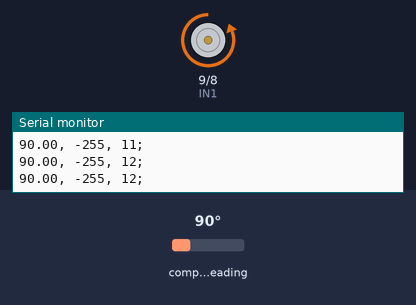
A sketch run on a simulated Arduino Uno, built with avr-gcc and run on an emulated ATmega328P. Shown: motor-driver pin pairs drawn as motors (green arrow = first pin HIGH = forward, orange = second pin HIGH = backward, longer = more drive, scaled by the enable pin), the last lines printed to the serial monitor. Wiring (inferred from the names in the program): AS5600 angle sensor at I2C address 0x36. Inputs (shaded band) come from the test bench; at power-on: compass heading 90°.

Above: at 1.0 s.
1.3 s: compass heading set to 180°
At 2.52 s:
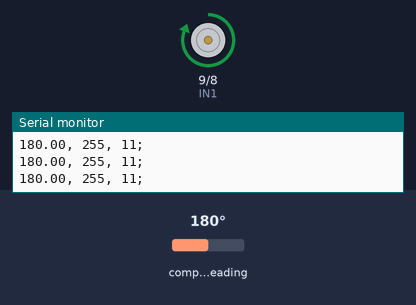
Timing chart, 0 to 10.3 s (numbered marks = the images above; inputs shaded):
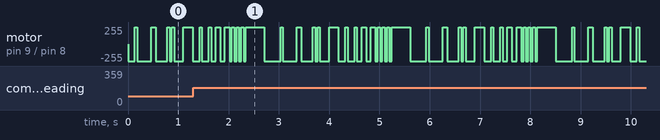

The sketch:

codigoDC.ino
```cpp
#include <Wire.h>

// Definición de pines para el puente H
#define IN1 9  // Pin para controlar la dirección 1
#define IN2 8  // Pin para controlar la dirección 2
#define ENA 10  // Pin para el control de velocidad (PWM)

// Dirección I2C del sensor AS5600
#define AS5600_ADDRESS 0x36

// Variables para la medición de ángulos y vueltas
uint16_t anguloAnterior = 0;
int vueltas = 0;

// Variables para la generación de valores aleatorios y tiempo
unsigned long seed = 0xFFFF;  // Semilla para el generador de números pseudoaleatorios
unsigned long tiempoAnterior = 0;
unsigned long tiempoActual = 0;

void setup() {
  Serial.begin(115200);  // Inicia la comunicación serial
  Wire.begin();  // Inicia la comunicación I2C

  // Configura los pines del puente H como salida
  pinMode(IN1, OUTPUT);
  pinMode(IN2, OUTPUT);
  pinMode(ENA, OUTPUT);
}

void loop() {
  // Lee el ángulo actual del sensor y calcula el ángulo total considerando las vueltas completas
  uint16_t anguloActual = leerAngulo();  // Lee el ángulo actual del sensor AS5600
  detectarVueltas(anguloActual);  // Detecta y cuenta las vueltas completas
  float anguloAct = map(anguloActual, 0, 4077, 0, 360.0);  // Convierte el valor a grados
  float anguloTotal = (vueltas * 360) + anguloAct;  // Ángulo total en grados

  // Generación de un número pseudoaleatorio basado en la semilla
  unsigned long xo = seed ^ (seed >> 3) >> 1;
  unsigned long vel = (xo & 0x0001);  // Determina la velocidad aleatoria (0 o 1)
  seed = (seed >> 1);
  seed = (seed + (vel << 31));  // Actualiza la semilla

  // Controla el motor DC según el valor aleatorio de velocidad
  if (vel == 1) {
    moverMotor(255);  // Velocidad máxima en una dirección
  } else {
    moverMotor(-255);  // Velocidad máxima en la dirección opuesta
  }

  // Envía los datos por el puerto serial
  Serial.print(anguloTotal);  // Imprime el ángulo total
  Serial.print(", ");
  Serial.print(vel == 1 ? 255 : -255);  // Imprime la velocidad (positiva o negativa)
  Serial.print(", ");

  // Calcula el tiempo transcurrido entre iteraciones y lo imprime
  tiempoAnterior = tiempoActual;
  tiempoActual = millis();
  int dt = tiempoActual - tiempoAnterior;
  Serial.print(dt);  // Imprime el tiempo transcurrido
  Serial.println(";");

  // Actualiza el ángulo anterior para la próxima iteración
  anguloAnterior = anguloActual;

  // Pequeña pausa antes de la siguiente lectura
  delay(10);  // Espera 10 ms antes de la siguiente lectura
}

// Función para leer el ángulo del sensor AS5600
uint16_t leerAngulo() {
  Wire.beginTransmission(AS5600_ADDRESS);
  Wire.write(0x0E);  // Registro del ángulo (MSB)
  Wire.endTransmission();

  Wire.requestFrom(AS5600_ADDRESS, 2);  // Solicita 2 bytes del sensor
  uint16_t angulo = 0;

  if (Wire.available() == 2) {
    uint8_t msb = Wire.read();  // Lee el byte más significativo
    uint8_t lsb = Wire.read();  // Lee el byte menos significativo
    angulo = ((msb << 8) | lsb) & 0x0FFF;  // Combina los bytes y aplica la máscara de 12 bits
  }
  return angulo;
}

// Función para detectar y contar vueltas completas
void detectarVueltas(uint16_t anguloActual) {
  int16_t diferencia = anguloActual - anguloAnterior;

  // Detecta vueltas completas hacia atrás o adelante basadas en un umbral
  if (diferencia > 2000) {
    vueltas--;  // Vuelta hacia atrás
  } else if (diferencia < -2000) {
    vueltas++;  // Vuelta hacia adelante
  }
}

// Función para controlar el motor DC
void moverMotor(int velocidad) {
  if (velocidad > 0) {
    digitalWrite(IN1, HIGH);
    digitalWrite(IN2, LOW);
    analogWrite(ENA, velocidad);  // Controla la velocidad del motor con PWM
  } else if (velocidad < 0) {
    digitalWrite(IN1, LOW);
    digitalWrite(IN2, HIGH);
    analogWrite(ENA, -velocidad);  // Controla la velocidad en la dirección opuesta
  } else {
    digitalWrite(IN1, LOW);
    digitalWrite(IN2, LOW);
    analogWrite(ENA, 0);  // Detiene el motor
  }
}
```

Measured:
- by itself, motor on pin 9 (IN1) / pin 8 (IN2): moves between backward 255/255 and forward 255/255, repeating every 2.9 s
